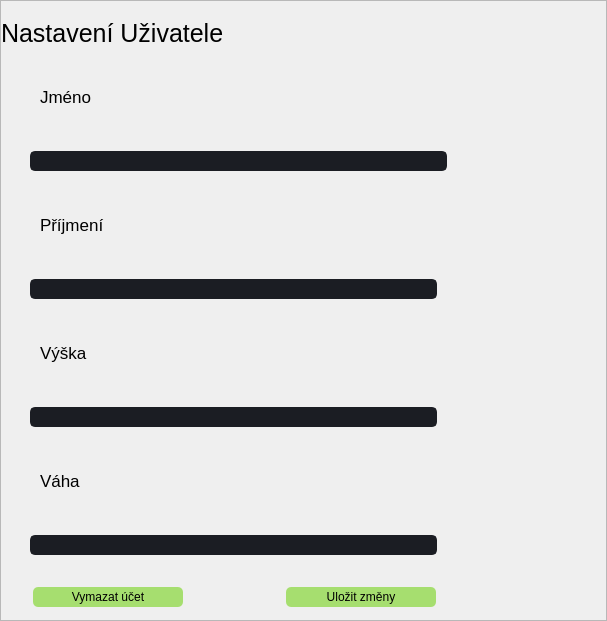
                     <widget class="QFrame" name="user_info_frame">
                      <property name="minimumSize">
                       <size>
                        <width>607</width>
                        <height>0</height>
                       </size>
                      </property>
                      <property name="maximumSize">
                       <size>
                        <width>607</width>
                        <height>16777215</height>
                       </size>
                      </property>
                      <property name="frameShape">
                       <enum>QFrame::StyledPanel</enum>
                      </property>
                      <property name="frameShadow">
                       <enum>QFrame::Raised</enum>
                      </property>
                      <layout class="QVBoxLayout" name="verticalLayout_9">
                       <property name="spacing">
                        <number>0</number>
                       </property>
                       <property name="leftMargin">
                        <number>0</number>
                       </property>
                       <property name="topMargin">
                        <number>0</number>
                       </property>
                       <property name="rightMargin">
                        <number>0</number>
                       </property>
                       <property name="bottomMargin">
                        <number>0</number>
                       </property>
                       <item>
                        <widget class="QLabel" name="title_user_label">
                         <property name="minimumSize">
                          <size>
                           <width>0</width>
                           <height>64</height>
                          </size>
                         </property>
                         <property name="maximumSize">
                          <size>
                           <width>16777215</width>
                           <height>64</height>
                          </size>
                         </property>
                         <property name="styleSheet">
                          <string notr="true">QLabel {
	font-size: 25px;
	qproperty-alignment: 'AlignCenter | AlignBottom';
}</string>
                         </property>
                         <property name="text">
                          <string>Nastavení Uživatele</string>
                         </property>
                        </widget>
                       </item>
                       <item>
                        <widget class="QLabel" name="name_label">
                         <property name="minimumSize">
                          <size>
                           <width>0</width>
                           <height>64</height>
                          </size>
                         </property>
                         <property name="maximumSize">
                          <size>
                           <width>16777215</width>
                           <height>64</height>
                          </size>
                         </property>
                         <property name="styleSheet">
                          <string notr="true">QLabel {
	qproperty-alignment: 'AlignBottom | AlignLeft';
	padding-left: 35px;
	font-size: 17px;
}</string>
                         </property>
                         <property name="text">
                          <string>Jméno</string>
                         </property>
                        </widget>
                       </item>
                       <item>
                        <widget class="QFrame" name="name_frame">
                         <property name="minimumSize">
                          <size>
                           <width>0</width>
                           <height>64</height>
                          </size>
                         </property>
                         <property name="maximumSize">
                          <size>
                           <width>16777215</width>
                           <height>64</height>
                          </size>
                         </property>
                         <property name="styleSheet">
                          <string notr="true">border: none;</string>
                         </property>
                         <property name="frameShape">
                          <enum>QFrame::StyledPanel</enum>
                         </property>
                         <property name="frameShadow">
                          <enum>QFrame::Raised</enum>
                         </property>
                         <layout class="QHBoxLayout" name="horizontalLayout_14">
                          <item>
                           <spacer name="horizontalSpacer_6">
                            <property name="orientation">
                             <enum>Qt::Horizontal</enum>
                            </property>
                            <property name="sizeType">
                             <enum>QSizePolicy::Fixed</enum>
                            </property>
                            <property name="sizeHint" stdset="0">
                             <size>
                              <width>20</width>
                              <height>20</height>
                             </size>
                            </property>
                           </spacer>
                          </item>
                          <item>
                           <widget class="QLineEdit" name="name_edit">
                            <property name="sizePolicy">
                             <sizepolicy hsizetype="Expanding" vsizetype="Fixed">
                              <horstretch>0</horstretch>
                              <verstretch>0</verstretch>
                             </sizepolicy>
                            </property>
                            <property name="minimumSize">
                             <size>
                              <width>407</width>
                              <height>0</height>
                             </size>
                            </property>
                            <property name="maximumSize">
                             <size>
                              <width>600</width>
                              <height>16777215</height>
                             </size>
                            </property>
                            <property name="styleSheet">
                             <string notr="true">QLineEdit {
	background-color: rgb(27, 29, 35);
	border-radius: 5px;
	border: 2px solid rgb(27, 29, 35);
	padding-left: 10px;
}
QLineEdit:hover {
	border: 2px solid rgb(64, 71, 88);
}
QLineEdit:focus {
	border: 2px solid rgb(91, 101, 124);
}</string>
                            </property>
                           </widget>
                          </item>
                          <item>
                           <spacer name="horizontalSpacer_7">
                            <property name="orientation">
                             <enum>Qt::Horizontal</enum>
                            </property>
                            <property name="sizeType">
                             <enum>QSizePolicy::Maximum</enum>
                            </property>
                            <property name="sizeHint" stdset="0">
                             <size>
                              <width>150</width>
                              <height>20</height>
                             </size>
                            </property>
                           </spacer>
                          </item>
                         </layout>
                        </widget>
                       </item>
                       <item>
                        <widget class="QLabel" name="surname_label">
                         <property name="minimumSize">
                          <size>
                           <width>0</width>
                           <height>64</height>
                          </size>
                         </property>
                         <property name="maximumSize">
                          <size>
                           <width>16777215</width>
                           <height>64</height>
                          </size>
                         </property>
                         <property name="styleSheet">
                          <string notr="true">QLabel {
	qproperty-alignment: 'AlignBottom | AlignLeft';
	padding-left: 35px;
	font-size: 17px;
}</string>
                         </property>
                         <property name="text">
                          <string>Příjmení</string>
                         </property>
                        </widget>
                       </item>
                       <item>
                        <widget class="QFrame" name="frame">
                         <property name="minimumSize">
                          <size>
                           <width>0</width>
                           <height>64</height>
                          </size>
                         </property>
                         <property name="maximumSize">
                          <size>
                           <width>16777215</width>
                           <height>64</height>
                          </size>
                         </property>
                         <property name="styleSheet">
                          <string notr="true">border: none;</string>
                         </property>
                         <property name="frameShape">
                          <enum>QFrame::StyledPanel</enum>
                         </property>
                         <property name="frameShadow">
                          <enum>QFrame::Raised</enum>
                         </property>
                         <layout class="QHBoxLayout" name="horizontalLayout_15">
                          <item>
                           <spacer name="horizontalSpacer_4">
                            <property name="orientation">
                             <enum>Qt::Horizontal</enum>
                            </property>
                            <property name="sizeType">
                             <enum>QSizePolicy::Fixed</enum>
                            </property>
                            <property name="sizeHint" stdset="0">
                             <size>
                              <width>20</width>
                              <height>20</height>
                             </size>
                            </property>
                           </spacer>
                          </item>
                          <item>
                           <widget class="QLineEdit" name="surname_edit">
                            <property name="minimumSize">
                             <size>
                              <width>407</width>
                              <height>0</height>
                             </size>
                            </property>
                            <property name="maximumSize">
                             <size>
                              <width>600</width>
                              <height>16777215</height>
                             </size>
                            </property>
                            <property name="styleSheet">
                             <string notr="true">QLineEdit {
	background-color: rgb(27, 29, 35);
	border-radius: 5px;
	border: 2px solid rgb(27, 29, 35);
	padding-left: 10px;
}
QLineEdit:hover {
	border: 2px solid rgb(64, 71, 88);
}
QLineEdit:focus {
	border: 2px solid rgb(91, 101, 124);
}</string>
                            </property>
                           </widget>
                          </item>
                          <item>
                           <spacer name="horizontalSpacer_5">
                            <property name="orientation">
                             <enum>Qt::Horizontal</enum>
                            </property>
                            <property name="sizeType">
                             <enum>QSizePolicy::MinimumExpanding</enum>
                            </property>
                            <property name="sizeHint" stdset="0">
                             <size>
                              <width>150</width>
                              <height>20</height>
                             </size>
                            </property>
                           </spacer>
                          </item>
                         </layout>
                        </widget>
                       </item>
                       <item>
                        <widget class="QLabel" name="height_label">
                         <property name="minimumSize">
                          <size>
                           <width>0</width>
                           <height>64</height>
                          </size>
                         </property>
                         <property name="maximumSize">
                          <size>
                           <width>16777215</width>
                           <height>64</height>
                          </size>
                         </property>
                         <property name="styleSheet">
                          <string notr="true">QLabel {
	qproperty-alignment: 'AlignBottom | AlignLeft';
	padding-left: 35px;
	font-size: 17px;
}</string>
                         </property>
                         <property name="text">
                          <string>Výška</string>
                         </property>
                        </widget>
                       </item>
                       <item>
                        <widget class="QFrame" name="frame_2">
                         <property name="minimumSize">
                          <size>
                           <width>0</width>
                           <height>64</height>
                          </size>
                         </property>
                         <property name="maximumSize">
                          <size>
                           <width>16777215</width>
                           <height>64</height>
                          </size>
                         </property>
                         <property name="styleSheet">
                          <string notr="true">border: none;</string>
                         </property>
                         <property name="frameShape">
                          <enum>QFrame::StyledPanel</enum>
                         </property>
                         <property name="frameShadow">
                          <enum>QFrame::Raised</enum>
                         </property>
                         <layout class="QHBoxLayout" name="horizontalLayout_16">
                          <item>
                           <spacer name="horizontalSpacer_8">
                            <property name="orientation">
                             <enum>Qt::Horizontal</enum>
                            </property>
                            <property name="sizeType">
                             <enum>QSizePolicy::Fixed</enum>
                            </property>
                            <property name="sizeHint" stdset="0">
                             <size>
                              <width>20</width>
                              <height>20</height>
                             </size>
                            </property>
                           </spacer>
                          </item>
                          <item>
                           <widget class="QLineEdit" name="height_edit">
                            <property name="sizePolicy">
                             <sizepolicy hsizetype="Expanding" vsizetype="Fixed">
                              <horstretch>0</horstretch>
                              <verstretch>0</verstretch>
                             </sizepolicy>
                            </property>
                            <property name="minimumSize">
                             <size>
                              <width>407</width>
                              <height>0</height>
                             </size>
                            </property>
                            <property name="maximumSize">
                             <size>
                              <width>600</width>
                              <height>16777215</height>
                             </size>
                            </property>
                            <property name="styleSheet">
                             <string notr="true">QLineEdit {
	background-color: rgb(27, 29, 35);
	border-radius: 5px;
	border: 2px solid rgb(27, 29, 35);
	padding-left: 10px;
}
QLineEdit:hover {
	border: 2px solid rgb(64, 71, 88);
}
QLineEdit:focus {
	border: 2px solid rgb(91, 101, 124);
}</string>
                            </property>
                           </widget>
                          </item>
                          <item>
                           <spacer name="horizontalSpacer_9">
                            <property name="orientation">
                             <enum>Qt::Horizontal</enum>
                            </property>
                            <property name="sizeType">
                             <enum>QSizePolicy::MinimumExpanding</enum>
                            </property>
                            <property name="sizeHint" stdset="0">
                             <size>
                              <width>150</width>
                              <height>20</height>
                             </size>
                            </property>
                           </spacer>
                          </item>
                         </layout>
                        </widget>
                       </item>
                       <item>
                        <widget class="QLabel" name="weight_label">
                         <property name="minimumSize">
                          <size>
                           <width>0</width>
                           <height>64</height>
                          </size>
                         </property>
                         <property name="maximumSize">
                          <size>
                           <width>16777215</width>
                           <height>64</height>
                          </size>
                         </property>
                         <property name="styleSheet">
                          <string notr="true">QLabel {
	qproperty-alignment: 'AlignBottom | AlignLeft';
	padding-left: 35px;
	font-size: 17px;
}</string>
                         </property>
                         <property name="text">
                          <string>Váha</string>
                         </property>
                        </widget>
                       </item>
                       <item>
                        <widget class="QFrame" name="frame_3">
                         <property name="minimumSize">
                          <size>
                           <width>0</width>
                           <height>64</height>
                          </size>
                         </property>
                         <property name="maximumSize">
                          <size>
                           <width>16777215</width>
                           <height>64</height>
                          </size>
                         </property>
                         <property name="styleSheet">
                          <string notr="true">border: none;</string>
                         </property>
                         <property name="frameShape">
                          <enum>QFrame::StyledPanel</enum>
                         </property>
                         <property name="frameShadow">
                          <enum>QFrame::Raised</enum>
                         </property>
                         <layout class="QHBoxLayout" name="horizontalLayout_17">
                          <item>
                           <spacer name="horizontalSpacer_10">
                            <property name="orientation">
                             <enum>Qt::Horizontal</enum>
                            </property>
                            <property name="sizeType">
                             <enum>QSizePolicy::Fixed</enum>
                            </property>
                            <property name="sizeHint" stdset="0">
                             <size>
                              <width>20</width>
                              <height>20</height>
                             </size>
                            </property>
                           </spacer>
                          </item>
                          <item>
                           <widget class="QLineEdit" name="weight_edit">
                            <property name="minimumSize">
                             <size>
                              <width>407</width>
                              <height>0</height>
                             </size>
                            </property>
                            <property name="maximumSize">
                             <size>
                              <width>600</width>
                              <height>16777215</height>
                             </size>
                            </property>
                            <property name="styleSheet">
                             <string notr="true">QLineEdit {
	background-color: rgb(27, 29, 35);
	border-radius: 5px;
	border: 2px solid rgb(27, 29, 35);
	padding-left: 10px;
}
QLineEdit:hover {
	border: 2px solid rgb(64, 71, 88);
}
QLineEdit:focus {
	border: 2px solid rgb(91, 101, 124);
}</string>
                            </property>
                           </widget>
                          </item>
                          <item>
                           <spacer name="horizontalSpacer_11">
                            <property name="orientation">
                             <enum>Qt::Horizontal</enum>
                            </property>
                            <property name="sizeType">
                             <enum>QSizePolicy::MinimumExpanding</enum>
                            </property>
                            <property name="sizeHint" stdset="0">
                             <size>
                              <width>150</width>
                              <height>20</height>
                             </size>
                            </property>
                           </spacer>
                          </item>
                         </layout>
                        </widget>
                       </item>
                       <item>
                        <widget class="QFrame" name="save_changes_frame">
                         <property name="minimumSize">
                          <size>
                           <width>0</width>
                           <height>40</height>
                          </size>
                         </property>
                         <property name="maximumSize">
                          <size>
                           <width>16777215</width>
                           <height>40</height>
                          </size>
                         </property>
                         <property name="styleSheet">
                          <string notr="true">border: 0px;</string>
                         </property>
                         <property name="frameShape">
                          <enum>QFrame::StyledPanel</enum>
                         </property>
                         <property name="frameShadow">
                          <enum>QFrame::Raised</enum>
                         </property>
                         <layout class="QHBoxLayout" name="horizontalLayout_13">
                          <property name="spacing">
                           <number>0</number>
                          </property>
                          <property name="leftMargin">
                           <number>0</number>
                          </property>
                          <property name="topMargin">
                           <number>0</number>
                          </property>
                          <property name="rightMargin">
                           <number>0</number>
                          </property>
                          <property name="bottomMargin">
                           <number>0</number>
                          </property>
                          <item>
                           <spacer name="horizontalSpacer_59">
                            <property name="orientation">
                             <enum>Qt::Horizontal</enum>
                            </property>
                            <property name="sizeType">
                             <enum>QSizePolicy::Fixed</enum>
                            </property>
                            <property name="sizeHint" stdset="0">
                             <size>
                              <width>32</width>
                              <height>20</height>
                             </size>
                            </property>
                           </spacer>
                          </item>
                          <item>
                           <widget class="QPushButton" name="pushButton_3">
                            <property name="minimumSize">
                             <size>
                              <width>150</width>
                              <height>20</height>
                             </size>
                            </property>
                            <property name="maximumSize">
                             <size>
                              <width>150</width>
                              <height>20</height>
                             </size>
                            </property>
                            <property name="styleSheet">
                             <string notr="true">QPushButton {
	background-color: rgba(115, 210, 22, 150);
	color: rgb(0, 0, 0);
	border: 0px solid rgba(115, 210, 22, 150);
	border-radius: 5px;
}
QPushButton:hover {
	background-color: rgba(115, 210, 22, 200);
}
QPushButton:pressed {
	background-color: rgba(85, 170, 255, 100);
}</string>
                            </property>
                            <property name="text">
                             <string>Vymazat účet</string>
                            </property>
                           </widget>
                          </item>
                          <item>
                           <spacer name="horizontalSpacer">
                            <property name="orientation">
                             <enum>Qt::Horizontal</enum>
                            </property>
                            <property name="sizeHint" stdset="0">
                             <size>
                              <width>40</width>
                              <height>20</height>
                             </size>
                            </property>
                           </spacer>
                          </item>
                          <item>
                           <widget class="QPushButton" name="save_user_changes_button">
                            <property name="minimumSize">
                             <size>
                              <width>150</width>
                              <height>20</height>
                             </size>
                            </property>
                            <property name="maximumSize">
                             <size>
                              <width>150</width>
                              <height>20</height>
                             </size>
                            </property>
                            <property name="styleSheet">
                             <string notr="true">QPushButton {
	background-color: rgba(115, 210, 22, 150);
	color: rgb(0, 0, 0);
	border: 0px solid rgba(115, 210, 22, 150);
	border-radius: 5px;
}
QPushButton:hover {
	background-color: rgba(115, 210, 22, 200);
}
QPushButton:pressed {
	background-color: rgba(85, 170, 255, 100);
}</string>
                            </property>
                            <property name="text">
                             <string>Uložit změny</string>
                            </property>
                           </widget>
                          </item>
                          <item>
                           <spacer name="horizontalSpacer_2">
                            <property name="orientation">
                             <enum>Qt::Horizontal</enum>
                            </property>
                            <property name="sizeType">
                             <enum>QSizePolicy::Fixed</enum>
                            </property>
                            <property name="sizeHint" stdset="0">
                             <size>
                              <width>170</width>
                              <height>20</height>
                             </size>
                            </property>
                           </spacer>
                          </item>
                         </layout>
                        </widget>
                       </item>
                       <item>
                        <spacer name="verticalSpacer_8">
                         <property name="orientation">
                          <enum>Qt::Vertical</enum>
                         </property>
                         <property name="sizeType">
                          <enum>QSizePolicy::Expanding</enum>
                         </property>
                         <property name="sizeHint" stdset="0">
                          <size>
                           <width>20</width>
                           <height>3</height>
                          </size>
                         </property>
                        </spacer>
                       </item>
                      </layout>
                     </widget>
